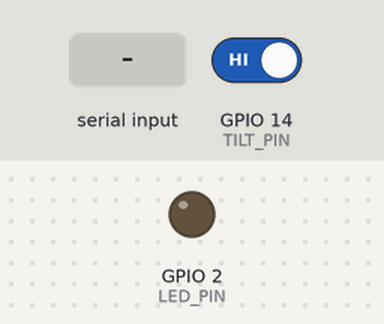
Simulated run of this sketch. Board: ESP32. Shown: output pins drawn as LEDs (lit = HIGH). The inputs (shaded band) are chosen by the test bench; at power-on: GPIO 14 (TILT_PIN) HIGH. What the sketch prints to the serial monitor is not drawn.

Above: at 2.2 s.
2.3 s: "a" received over Serial
At 3.1 s:
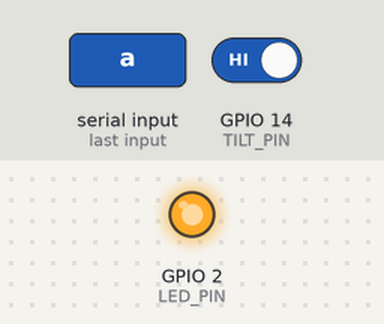
5.3 s: "d" received over Serial
At 6.5 s:
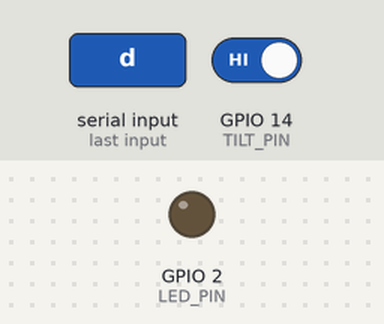
6.8 s: "A" received over Serial
At 8.4 s:
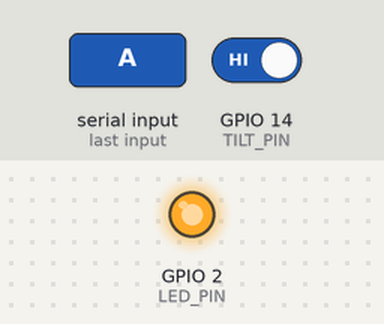
9.8 s: "D" received over Serial
At 10.3 s:
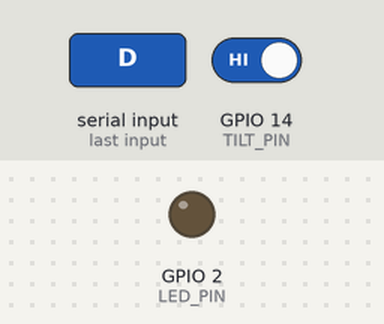
Timing chart, 0 to 12.3 s (numbered marks = the images above; inputs shaded):
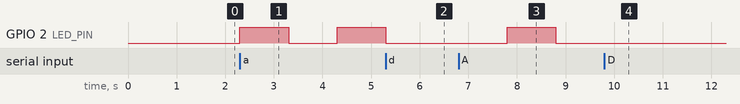

The sketch:

tamper_detection_sw520d.ino
```cpp
/*
  =====================================================================
  SW-520D Tamper Detection System — ESP32
  =====================================================================
  Simulates a tamper-protected box/enclosure using an SW-520D tilt
  switch as the sensing element.

  Behavior:
    - System can be ARMED or DISARMED via serial command.
    - When ARMED, the system counts switch transitions (edges) in a
      short rolling time window. A single accidental bump produces
      only 1-2 edges and is IGNORED. Real movement/shaking/handling
      of the box produces a burst of several edges in quick succession
      (the ball inside keeps re-triggering the contact) and DOES fire
      an alert. This correctly ignores stray nudges while still
      reliably catching actual pickup/movement.
    - Tamper state LATCHES (stays in ALERT) until acknowledged, even
      if the box is set back down / returns to its resting position.
    - LED gives a visual status indicator; onboard LED used by default.
    - All events are timestamped and logged over Serial.

  Wiring:
    SW-520D  -> one leg to GPIO 14, other leg to GND
                (INPUT_PULLUP used, so no external resistor needed)
    LED      -> GPIO 2 (ESP32 onboard LED on most dev boards)
                swap to an external LED + resistor if your board
                doesn't have one on GPIO 2

  Serial commands (115200 baud, send as plain text + newline):
    a  -> ARM the system
    d  -> DISARM the system
    r  -> RESET / acknowledge a tamper alert (clears latch, re-arms)
    s  -> print current STATUS

  Tuning sensitivity:
    EDGE_THRESHOLD -> how many switch transitions must occur inside
                       EDGE_WINDOW_MS before it's called real tamper.
                       Higher = less sensitive to a single stray bump,
                       but still catches real shaking/movement because
                       that produces many edges rapidly.
                         2-3  -> triggers on even a light nudge
                         4-5  -> ignores single bumps, catches real
                                 movement (good default)
                         6+   -> requires more vigorous handling
    EDGE_WINDOW_MS  -> the time window edges are counted within.
                        Shorter = must happen in a tighter burst.
    EDGE_DEBOUNCE_MS -> filters pure electrical/contact noise only,
                        keep this small (10-20ms) so it doesn't eat
                        real bounces during genuine shaking.
  =====================================================================
*/

#include <Arduino.h>

// ---------------- Pin configuration ----------------
#define TILT_PIN   14
#define LED_PIN    2

// ---------------- Timing configuration ----------------
#define EDGE_DEBOUNCE_MS     15     // filters electrical contact noise only
#define EDGE_WINDOW_MS       700    // time window edges are counted within
#define EDGE_THRESHOLD       4      // <-- SENSITIVITY KNOB. edges needed
                                     //     inside the window to confirm tamper
#define MAX_EDGE_BUFFER      20     // ring buffer size for edge timestamps
#define HEARTBEAT_MS         5000   // "still watching" print interval while armed
#define LED_ARMED_BLINK_MS   1000   // slow blink while armed, idle
#define LED_ALERT_BLINK_MS   150    // fast blink while in alert
#define CHECK_INTERVAL_MS    50     // how often loop() re-checks the edge window

// ---------------- System state ----------------
enum SystemState {
  DISARMED,
  ARMED,
  TAMPER_ALERT
};

SystemState currentState = DISARMED;

unsigned long lastHeartbeat = 0;
unsigned long lastLedToggle = 0;
unsigned long lastCheck = 0;
bool ledState = false;

unsigned int tamperEventCount = 0;
unsigned long firstTamperTime = 0;
unsigned long lastTamperTime = 0;

// Ring buffer of recent edge timestamps, filled by the ISR
volatile unsigned long edgeTimestamps[MAX_EDGE_BUFFER];
volatile int edgeHead = 0;
volatile int edgeCountTotal = 0; // total edges ever recorded (wraps in buffer)
volatile unsigned long lastEdgeMillis = 0;

// ---------------- ISR ----------------
void IRAM_ATTR onTiltChange() {
  unsigned long now = millis();
  // Minimal debounce: filters only true electrical contact chatter
  // (sub-15ms), NOT the real mechanical bounce that happens during
  // genuine shaking/movement — that's exactly what we want to count.
  if (now - lastEdgeMillis >= EDGE_DEBOUNCE_MS) {
    edgeTimestamps[edgeHead] = now;
    edgeHead = (edgeHead + 1) % MAX_EDGE_BUFFER;
    edgeCountTotal++;
    lastEdgeMillis = now;
  }
}

// Count how many recorded edges fall within the last EDGE_WINDOW_MS
int countRecentEdges(unsigned long now) {
  int count = 0;
  noInterrupts();
  int total = edgeCountTotal;
  int samples = total < MAX_EDGE_BUFFER ? total : MAX_EDGE_BUFFER;
  int idx = edgeHead;
  unsigned long snapshot[MAX_EDGE_BUFFER];
  for (int i = 0; i < samples; i++) {
    idx = (idx - 1 + MAX_EDGE_BUFFER) % MAX_EDGE_BUFFER;
    snapshot[i] = edgeTimestamps[idx];
  }
  interrupts();

  for (int i = 0; i < samples; i++) {
    if (now - snapshot[i] <= EDGE_WINDOW_MS) {
      count++;
    } else {
      break; // timestamps are in descending recency order
    }
  }
  return count;
}

// ---------------- Helpers ----------------
void printTimestamp() {
  unsigned long ms = millis();
  unsigned long s = ms / 1000;
  unsigned long m = s / 60;
  unsigned long h = m / 60;
  Serial.printf("[%02lu:%02lu:%02lu.%03lu] ", h, m % 60, s % 60, ms % 1000);
}

void enterTamperAlert() {
  currentState = TAMPER_ALERT;
  tamperEventCount++;
  lastTamperTime = millis();
  if (tamperEventCount == 1) {
    firstTamperTime = lastTamperTime;
  }

  printTimestamp();
  Serial.println("*** TAMPER DETECTED *** Box was moved/tilted while ARMED.");
  printTimestamp();
  Serial.printf("Event #%u logged. Send 'r' to acknowledge and re-arm.\n", tamperEventCount);
}

void armSystem() {
  currentState = ARMED;
  // Clear any stale edge history so old bumps from before arming
  // can't immediately trip a fresh alert.
  noInterrupts();
  edgeCountTotal = 0;
  edgeHead = 0;
  interrupts();

  printTimestamp();
  Serial.println("System ARMED. Monitoring for tamper events...");
}

void disarmSystem() {
  currentState = DISARMED;
  digitalWrite(LED_PIN, LOW);
  printTimestamp();
  Serial.println("System DISARMED. Box can be handled freely.");
}

void resetAlert() {
  if (currentState == TAMPER_ALERT) {
    printTimestamp();
    Serial.println("Alert acknowledged. Re-arming system.");
  }
  armSystem();
}

void printStatus() {
  printTimestamp();
  Serial.print("STATUS: ");
  switch (currentState) {
    case DISARMED:     Serial.println("DISARMED"); break;
    case ARMED:        Serial.println("ARMED (watching)"); break;
    case TAMPER_ALERT:
      Serial.printf("TAMPER_ALERT (event #%u)\n", tamperEventCount);
      break;
  }
  if (tamperEventCount > 0) {
    printTimestamp();
    Serial.printf("Total tamper events this session: %u | Last at %lu ms\n",
                  tamperEventCount, lastTamperTime);
  }
}

// ---------------- LED status pattern ----------------
void updateLed() {
  unsigned long now = millis();

  switch (currentState) {
    case DISARMED:
      digitalWrite(LED_PIN, LOW);
      break;

    case ARMED:
      if (now - lastLedToggle >= LED_ARMED_BLINK_MS) {
        ledState = !ledState;
        digitalWrite(LED_PIN, ledState);
        lastLedToggle = now;
      }
      break;

    case TAMPER_ALERT:
      if (now - lastLedToggle >= LED_ALERT_BLINK_MS) {
        ledState = !ledState;
        digitalWrite(LED_PIN, ledState);
        lastLedToggle = now;
      }
      break;
  }
}

// ---------------- Serial command handling ----------------
void handleSerialCommands() {
  if (!Serial.available()) return;

  char c = Serial.read();
  switch (c) {
    case 'a': case 'A':
      if (currentState == TAMPER_ALERT) {
        Serial.println("Cannot ARM directly from alert state. Send 'r' to acknowledge first.");
      } else {
        armSystem();
      }
      break;

    case 'd': case 'D':
      disarmSystem();
      break;

    case 'r': case 'R':
      resetAlert();
      break;

    case 's': case 'S':
      printStatus();
      break;

    default:
      // ignore newlines / unknown chars
      break;
  }
}

// ---------------- Setup ----------------
void setup() {
  Serial.begin(115200);
  delay(1000);

  pinMode(TILT_PIN, INPUT_PULLUP);
  pinMode(LED_PIN, OUTPUT);
  digitalWrite(LED_PIN, LOW);

  // This was missing — without it, onTiltChange() never runs and
  // no edges are ever recorded, so tamper could never be detected.
  attachInterrupt(digitalPinToInterrupt(TILT_PIN), onTiltChange, CHANGE);

  Serial.println("=====================================================");
  Serial.println(" SW-520D Tamper Detection System — Ready");
  Serial.println("=====================================================");
  Serial.println("Commands: a=arm  d=disarm  r=reset/ack  s=status");
  Serial.println("System starting DISARMED. Send 'a' to begin monitoring.");
  Serial.println("=====================================================");
}

// ---------------- Main loop ----------------
void loop() {
  handleSerialCommands();

  unsigned long now = millis();

  // Periodically check whether recent edges (recorded by the ISR)
  // cross the burst threshold. This is the edge-counting design the
  // rest of the file (EDGE_THRESHOLD/EDGE_WINDOW_MS, countRecentEdges)
  // was built for.
  if (currentState == ARMED && now - lastCheck >= CHECK_INTERVAL_MS) {
    lastCheck = now;
    if (countRecentEdges(now) >= EDGE_THRESHOLD) {
      enterTamperAlert();
    }
  }

  // Periodic "still watching" heartbeat while armed and quiet
  if (currentState == ARMED && now - lastHeartbeat >= HEARTBEAT_MS) {
    lastHeartbeat = now;
    printTimestamp();
    Serial.println("Heartbeat: armed, no tamper.");
  }

  updateLed();
}
```

Measured:
- after the input at 2.3 s, GPIO 2 (LED_PIN): LOW → HIGH at once, → LOW 1.0 s later, → HIGH 1.0 s later
- after the input at 5.3 s, GPIO 2 (LED_PIN): goes on until 5.3 s, then stays LOW
- after the input at 6.8 s, GPIO 2 (LED_PIN): LOW → HIGH after 1.0 s, → LOW 1.0 s later
- after the input at 9.8 s, GPIO 2 (LED_PIN): stays LOW (without the input it goes to HIGH after 0.00 s)
